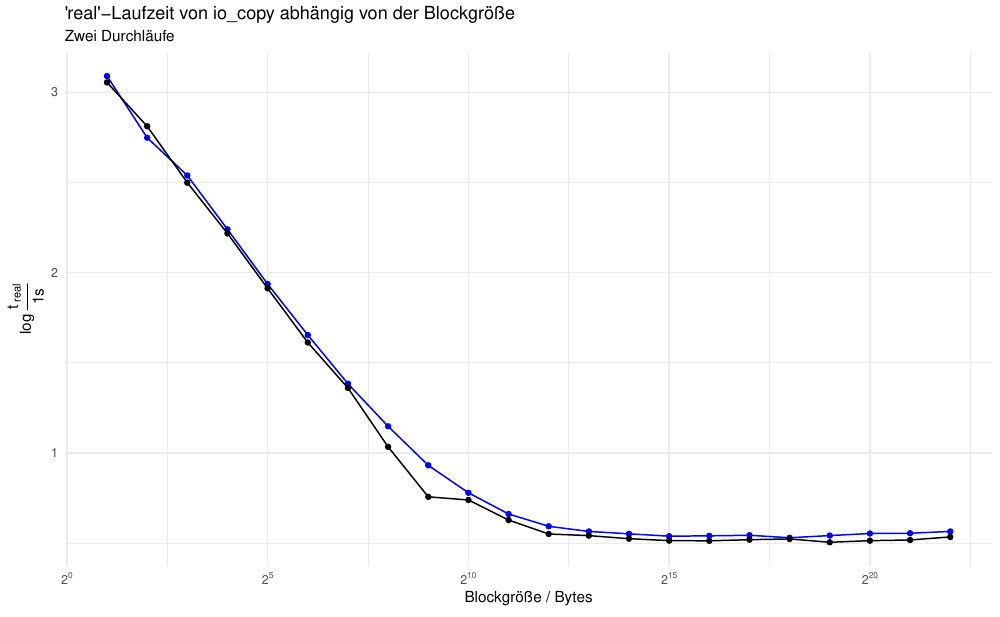

This chart was generated by the following R code:
library(ggplot2)
library(latex2exp)

data <- read.csv("test_data1.txt")
data_malloc <- read.csv("test_data2.txt")

data$totalsec        <- data$sec + data$min*60
data_malloc$totalsec <- data_malloc$sec + data_malloc$min*60

data$t_db <- log10(data$totalsec)
data_malloc$t_db <- log10(data_malloc$totalsec)

data
data_malloc
require(scales)
p <- ggplot(data, aes(x = n, y = t_db)) +
  theme(plot.title    = element_text(color = "gray21", size=1.6180339887498948^5),
        plot.subtitle = element_text(color = "grey70", size=1.6180339887498948^5)) +

  ggtitle("'real'-Laufzeit von io_copy abhängig von der Blockgröße") +
  labs(subtitle = "Zwei Durchläufe") +


  xlab(TeX('Blockgröße / Bytes'))+
  ylab(TeX('$\\log\\,\\frac{t_{\\,real}}{1s}$'))+
  theme_minimal() +
  geom_line(color="blue") +
  geom_point(color="blue") +
  geom_line(data = data_malloc, aes(x=n, y=t_db)) +
  geom_point(data = data_malloc, aes(x=n, y=t_db)) +
    scale_x_continuous(trans = log2_trans(),
    breaks = trans_breaks("log2", function(x) 2^x),
    labels = trans_format("log2", math_format(2^.x)))

pdf("test", 10, 6.18)
p
